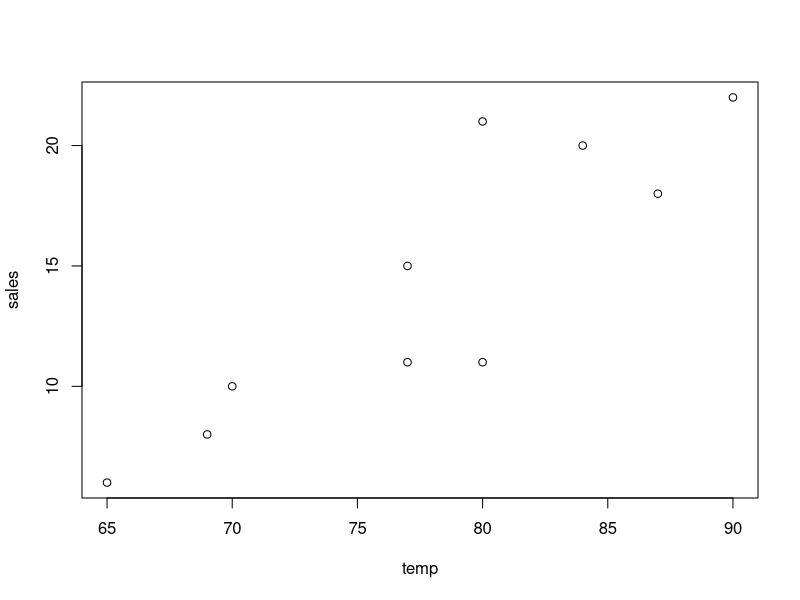

Reproduce this figure in R.
#Kashyap_M1_Project_01  ALY6000 =============================
#Manoj Kashyap

#a.	Page 19: INSTALL the vcd package
install.packages('vcd')

#b.	Page 19: IMPORT the vcd library
library(vcd)

#c.	Page 9: PLOT a sales ~ temp scatter plot  Specs: yaxis: < sales >
# sales data: (8,11,15,20,21,11,18,10,6,22)
# temperature data: (69,80,77,84,80,77,87,70,65,90)
sales <- c(8,11,15,20,21,11,18,10,6,22)
sales
class(sales)      #Note: Creating numeric
typeof(sales)     #Note: Elements of sales are double

temp <- c(69,80,77,84,80,77,87,70,65,90)
temp
class(temp)      #Note: Creating numeric
typeof(temp)     #Note: Elements of temp are double

plot(temp, sales)  #Scatter ploteswith Specification: yaxis: < sales >

#EDA
#d.	Page 9: FIND the mean temperature
mean(temp)  #Average temperature
sd(temp)    #Deviation

#e.	Google: DELETE the 3rd element (#15 ) from the sales vector
sales
sales[3]
length(sales)

sales <- sales[-3]  #Deleting 3rd element
sales
sales[3]
length(sales)  #Length reduced by 1

#f.	Google: INSERT 16 as the 3rd element in the sales vector {Here existing 3rd element is Replaced}
sales
sales[3]

sales[3] <- 16
sales
sales[3]
length(sales)

#We can also append element without Replacing the existing one 
?append
sales <- c(8,11,15,20,21,11,18,10,6,22)
sales
sales <- append(sales, 16, after = 2)
sales
length(sales)



#g.	Page 22: CREATE a vector < names > with elements Tom, Dick, Harry

names <- c("Tom", "Dick", "Harry")
class(names)     #Creating character


#h.	Page 23: CREATE a 5 row and 2 column matrix of 10 integers  
mat1 <- matrix(1:10, nrow = 5, ncol = 2)  #By default its Column wise insertion
mat1

#Improvised
cells <- 1:10   #Elements
rname <- c('R1', 'R2', 'R3', 'R4', 'R5')  #Row names
cname <- c('C1', 'C2')                    #Column names
mymat <- matrix(cells, nrow = 5, ncol = 2, byrow = TRUE,    #Row wise insering
                dimnames = list(rname, cname))
mymat


#a.	Page 26: CREATE a data frame <icSales> with sales and temp attributes
sales <- c(8,11,15,20,21,11,18,10,6,22)
icSales <- data.frame(sales, temp)
icSales
class(icSales)  #Creating Dataframe
class(icSales$sales)
class(icSales$temp)

#b.	Pages 28-31: DISPLAY the data frame structure of icSales
str(icSales)

#c.	Pages 28-31: DISPLAY a summary of the icSales data frame
summary(icSales)


#Student.csv ===================
#d.	Pages 34-37: IMPORT the data set as Student.csv
# --------------This is my Working directory ------------------------
getwd()
setwd("/Users/manojkashyap/Desktop/Intro to Analy_ALY6000/WEEK_01/Kashyap_M1_Project_01")
# -------------------------------------------------------------------

grades <- read.table("studentgrades.csv", header=TRUE,
                     row.names="StudentID", sep=",")
grades # print data frame
str(grades)
summary(grades)

# Alternatively, import the data while specifying column classes 
grades <- read.table("studentgrades.csv", header=TRUE,
                     row.names="StudentID", sep=",",
                     colClasses=c("character", "character", "character",
                                  "numeric", "numeric", "numeric"))
grades
str(grades)
summary(grades)

#Using read.csv
grades <- read.csv("studentgrades.csv", row.names="StudentID")
grades

class(grades) #Creating a "data.frame"
str(grades)
summary(grades)





